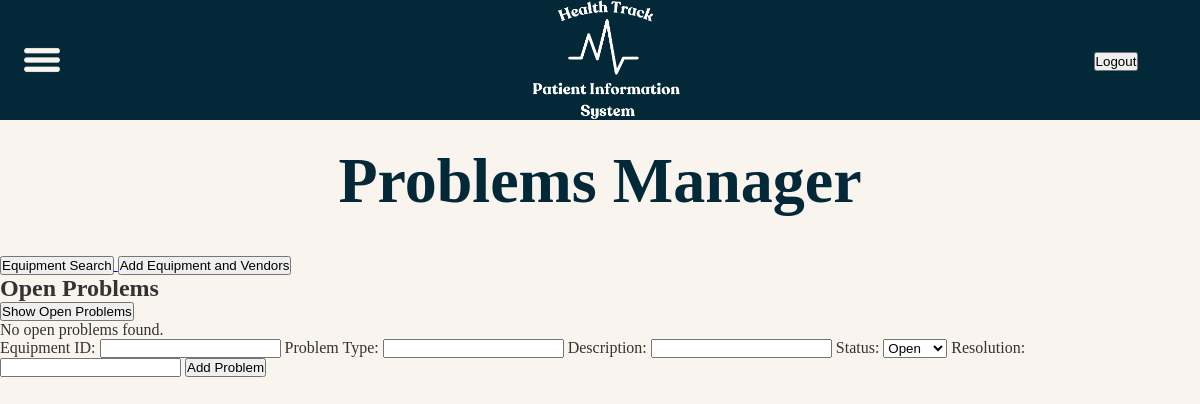
/equipment/problems/, run on an earlier commit of the app's database.
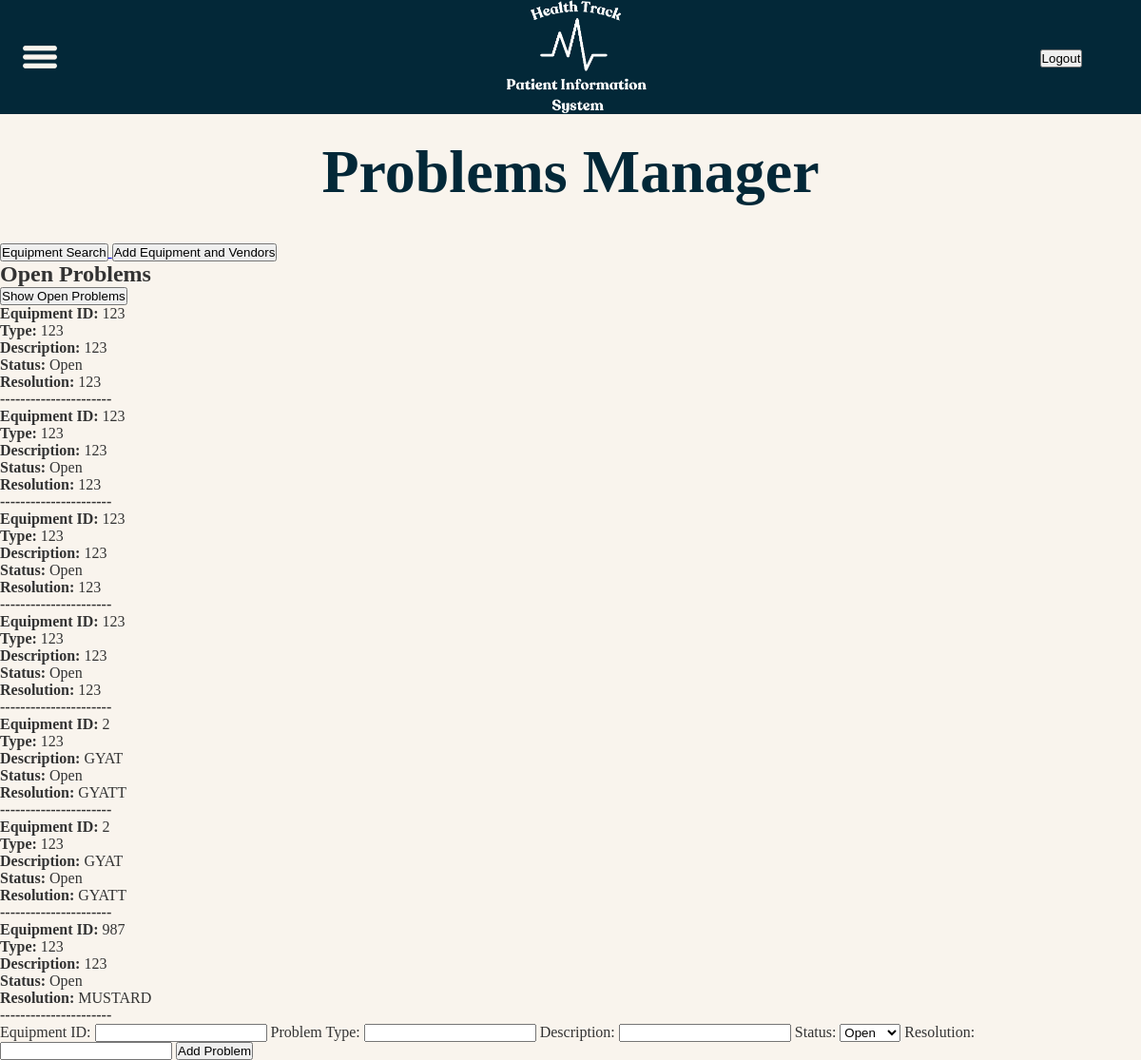
And on a later commit of the database.
### sharedModels/models.py (models this page shows)
class Maintenance(models.Model):
    maintenanceid = models.IntegerField(db_column='MaintenanceID',
                                        primary_key=True)  # Field name made lowercase. The composite primary key (MaintenanceID, EquipmentID) found, that is not supported. The first column is selected.
    equipmentid = models.ForeignKey(Equipment, models.DO_NOTHING, db_column='EquipmentID')  # Field name made lowercase.
    type = models.CharField(db_column='Type', max_length=45)  # Field name made lowercase.
    description = models.CharField(db_column='Description', max_length=120, blank=True,
                                   null=True)  # Field name made lowercase.
    status = models.CharField(db_column='Status', max_length=45)  # Field name made lowercase.
    resolution = models.CharField(db_column='Resolution', max_length=120, blank=True,
                                  null=True)  # Field name made lowercase.
    class Meta:
        db_table = 'maintenance'
        unique_together = (('maintenanceid', 'equipmentid'),)

class Equipment(models.Model):
    equipmentid = models.IntegerField(db_column='EquipmentID', primary_key=True)  # Field name made lowercase.
    type = models.CharField(db_column='Type', max_length=45)  # Field name made lowercase.
    lease_terms = models.CharField(db_column='Lease Terms', max_length=45, blank=True,
                                   null=True)  # Field name made lowercase. Field renamed to remove unsuitable characters.
    description = models.CharField(db_column='Description', max_length=120, blank=True,
                                   null=True)  # Field name made lowercase.
    departmentleased = models.CharField(db_column='DepartmentLeased', max_length=45, blank=True,
                                        null=True)  # Field name made lowercase.
    owned_lease = models.CharField(db_column='Owned/Lease',
                                   max_length=1)  # Field name made lowercase. Field renamed to remove unsuitable characters.
    purchasedate = models.DateField(db_column='PurchaseDate', blank=True, null=True)  # Field name made lowercase.
    warenty_info = models.CharField(db_column='Warenty Info', max_length=120, blank=True,
                                    null=True)  # Field name made lowercase. Field renamed to remove unsuitable characters.
    class Meta:
        db_table = 'equipment'

### equipment/views.py (the view, shortened to what this page needs)
# urls.py: path('equipment/problems/', ProblemsView.as_view(),name='problems_page'),
class ProblemsView(View):
    def get(self, request):
        open_problems = Maintenance.objects.filter(status='Open')  # Or use other criteria for open problems
        return render(request, 'problems_page.html', {'open_problems': open_problems})

### equipment/templates/problems_page.html (shortened to what this page needs)
{% extends "baseTemplate.html" %}
{% load static %}
{% block page_css %}
    <link rel="stylesheet" href="{% static 'css/manage.css' %}">
{% endblock %}
{% block content %}
<h1 class="manage-title">Problems Manager</h1>
<a href="{% url 'equipment' %}">
    <button>Equipment Search</button>
</a>
<a href="{% url 'manage_page' %}">
    <button>Add Equipment and Vendors</button>
</a>
<h2>Open Problems</h2>
<form method="GET" action="{% url 'problems_page' %}">
    <button type="submit">Show Open Problems</button>
</form>
{% if open_problems %}
    <ul>
    {% for problem in open_problems %}
        <li>
            <strong>Equipment ID:</strong> {{ problem.equipmentid.equipmentid }} <br>
            <strong>Type:</strong> {{ problem.type }} <br>
            <strong>Description:</strong> {{ problem.description }} <br>
            <strong>Status:</strong> {{ problem.status }} <br>
            <strong>Resolution:</strong> {{ problem.resolution }} <br>
            <p><strong>----------------------</strong></p>
        </li>
    {% endfor %}
    </ul>
{% else %}
    <p>No open problems found.</p>
{% endif %}
<form method="POST" action="{% url 'problems_page' %}">
    <label for="equipmentid">Equipment ID:</label>
    <input type="number" name="equipmentid" id="equipmentid" required>
    <label for="type">Problem Type:</label>
    <input type="text" name="type" id="type" required>
    <label for="description">Description:</label>
    <input type="text" name="description" id="description">
    <label for="status">Status:</label>
    <select name="status" id="status" required>
        <option value="Open">Open</option>
    </select>
    <label for="resolution">Resolution:</label>
    <input type="text" name="resolution" id="resolution">
    <button type="submit">Add Problem</button>
</form>
{% endblock %}

### djangoProject/templates/baseTemplate.html (shortened to what this page needs)
{% load static %}
<!DOCTYPE html>
<html lang="en">
<head>
    <link rel="stylesheet" href="{% static 'css/template.css' %}">
    {% block page_css %}{% endblock %}
    <link rel="stylesheet" href="https://use.typekit.net/ezv3bxp.css">
</head>
<body>
    <header class="header">
    <img class="menu-toggle" id="menu-toggle" src="{% static 'img/menu.png' %}">
     <img class = "logo"  src= "{% static 'img/logo.png' %}">
     <div class="accountMenu">
     <form method="post" action="{% url 'logout' %}">
        <button class='logout' type="submit">Logout</button>
    </form>
    </div>
    </header>
    <div class="main-page">
        <main>
            {% block content %}{% endblock %}
        </main>
    </div>
</body>
</html>

### djangoProject/static/css/template.css (style rules this page uses)
* { margin: 0; padding: 0; box-sizing: border-box; }
body { font-family: "source-serif-pro", serif; font-weight: 400; font-style: normal; background-color: #f9f4ed; color: #333; }
.header { display: flex; background-color: #032838; width: 100vw; height: 15vh; margin-bottom: 3vh; align-items: center; justify-content: space-between; }
.logo { max-height: 100%; justify-self: center; }
.accountMenu { display: flex; align-items: center; flex-direction: column; height: 3vw; width: 10vw; margin-right: 2vw; color:#f9f4ed; font-weight: bold; }
.logout { margin-top: 10px; }
.menu-toggle { cursor: pointer; height: 3vw; width: 3vw; margin-left: 2vw; margin-right: 8vw; align-self: center; }

### equipment/static/css/manage.css (style rules this page uses)
.manage-title { color:#032838; font-size: 64px; text-align: center; margin-bottom: 1cm; }

What changed in the data, as far as the page shows it:
added Maintenance: equipmentid.equipmentid "123", type "123", description "123", status "Open", resolution "123"
added Maintenance: equipmentid.equipmentid "123", type "123", description "123", status "Open", resolution "123"
added Maintenance: equipmentid.equipmentid "123", type "123", description "123", status "Open", resolution "123"
added Maintenance: equipmentid.equipmentid "123", type "123", description "123", status "Open", resolution "123"
added Maintenance: equipmentid.equipmentid "2", type "123", description "GYAT", status "Open", resolution "GYATT"
added Maintenance: equipmentid.equipmentid "2", type "123", description "GYAT", status "Open", resolution "GYATT"
added Maintenance: equipmentid.equipmentid "987", type "123", description "123", status "Open", resolution "MUSTARD"
Also different on the page:
text no longer shown: "No open problems found."
